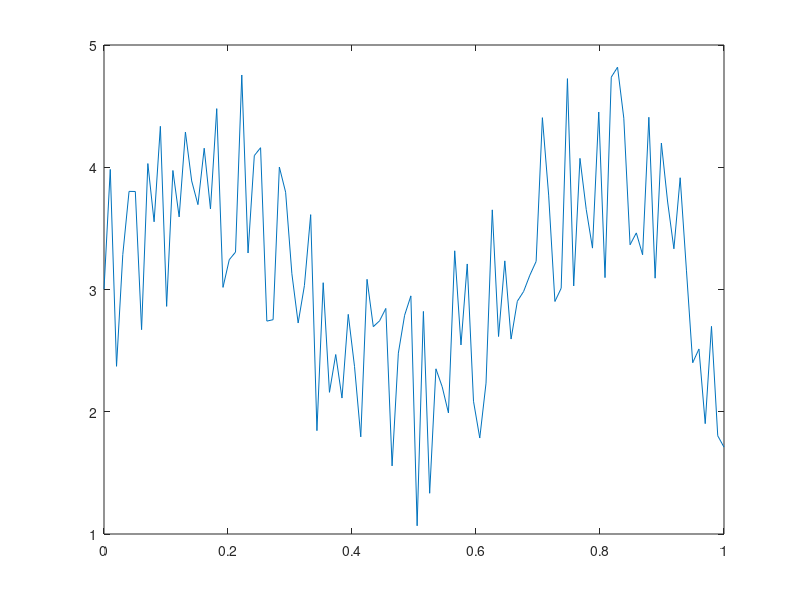

This chart was generated by the following MATLAB code: (Note: this script raises an error after producing the figure.)
t = linspace(0,1,100);
BW_th = 5;

t_IoT = 1+sin(10*t);
t_URLLC = 2*rand(1,100); %2;
t_eMBB = 1;

fronthaul_t = t_IoT+t_URLLC+t_eMBB;

% plot(t,t1);
plot(t,t_IoT+t_URLLC+t_eMBB);


adp_t = [];
for i=1:length(t)
    adp_t(i) = fronthaul_traffic(t_IoT(i),t_URLLC(i),t_eMBB,BW_th);
end

hold on;
plot(t,adp_t)